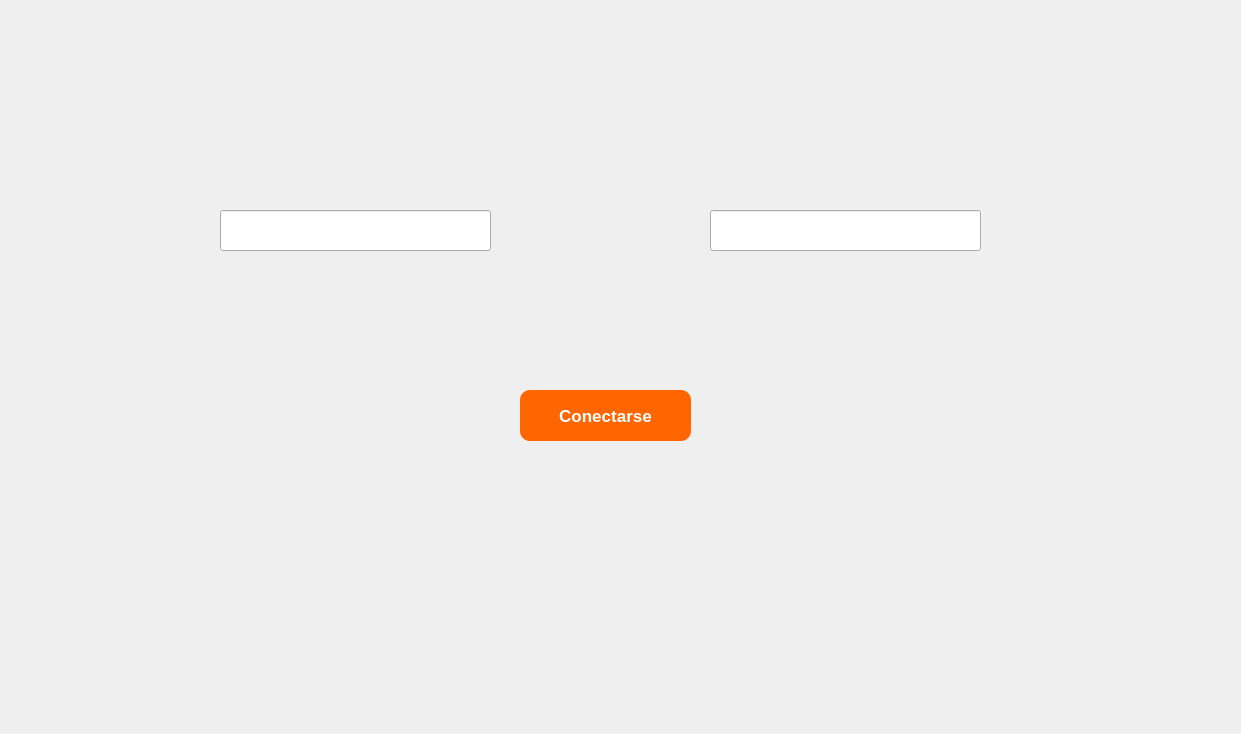
<?xml version="1.0" encoding="UTF-8"?>
<ui version="4.0">
 <class>Loby</class>
 <widget class="QMainWindow" name="Loby">
  <property name="geometry">
   <rect>
    <x>0</x>
    <y>0</y>
    <width>1241</width>
    <height>734</height>
   </rect>
  </property>
  <property name="windowTitle">
   <string>MainWindow</string>
  </property>
  <widget class="QWidget" name="centralwidget">
   <widget class="QLineEdit" name="portInput">
    <property name="geometry">
     <rect>
      <x>710</x>
      <y>210</y>
      <width>271</width>
      <height>41</height>
     </rect>
    </property>
   </widget>
   <widget class="QLineEdit" name="hostInput">
    <property name="geometry">
     <rect>
      <x>220</x>
      <y>210</y>
      <width>271</width>
      <height>41</height>
     </rect>
    </property>
   </widget>
   <widget class="QPushButton" name="connectButton">
    <property name="geometry">
     <rect>
      <x>520</x>
      <y>390</y>
      <width>171</width>
      <height>51</height>
     </rect>
    </property>
    <property name="styleSheet">
     <string notr="true">QPushButton {
    background-color: #ff6600;
    color: white;
    font-weight: bold;
    font-size: 17px;
    border: none;
    border-radius: 10px;
    padding: 8px 16px;
}

QPushButton:hover {
    background-color: #ff8533;
}

QPushButton:pressed {
    background-color: #cc5200;
}
</string>
    </property>
    <property name="text">
     <string>Conectarse</string>
    </property>
   </widget>
  </widget>
 </widget>
 <resources/>
 <connections/>
</ui>
